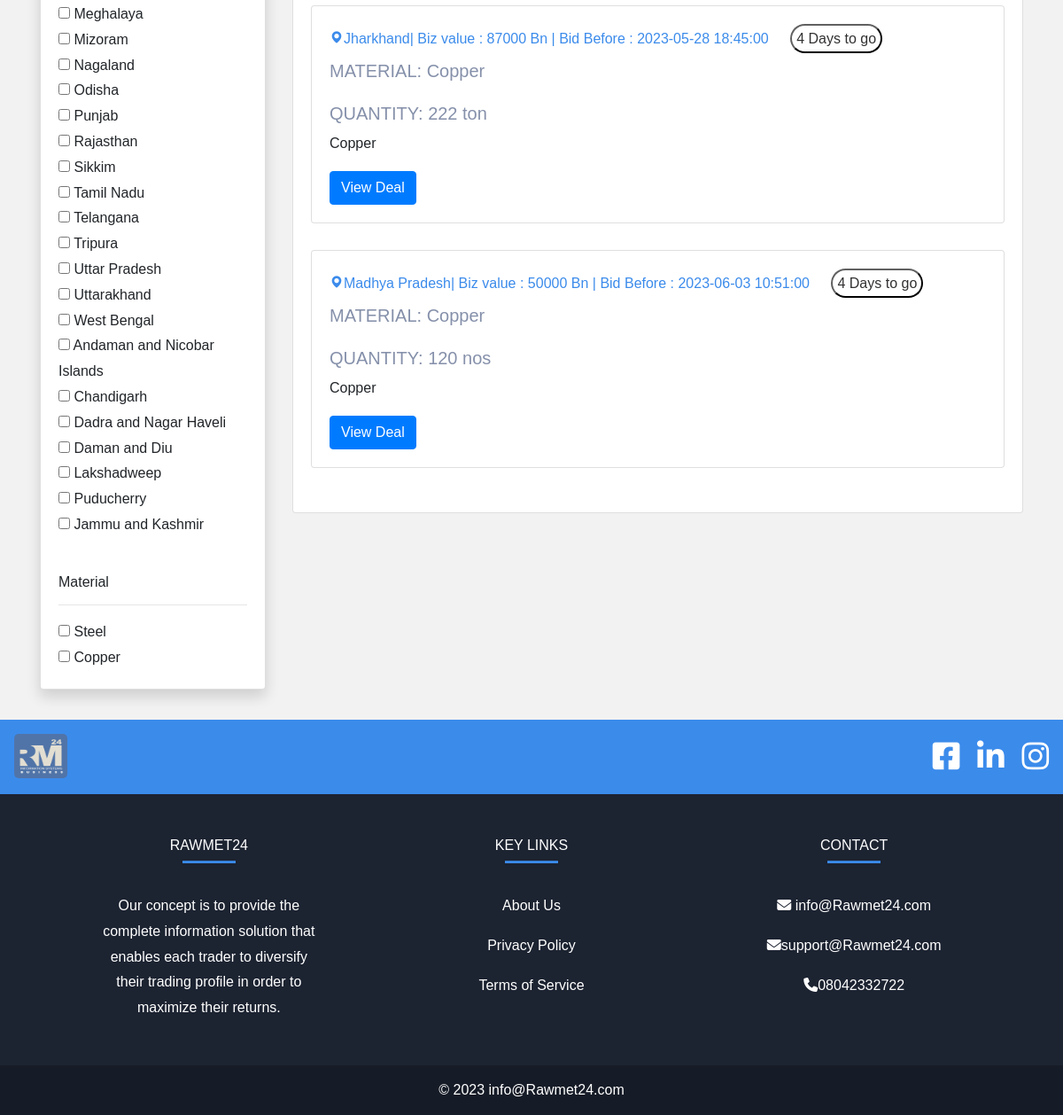
Page /tender/deals.php (lower part) on the earlier database version.
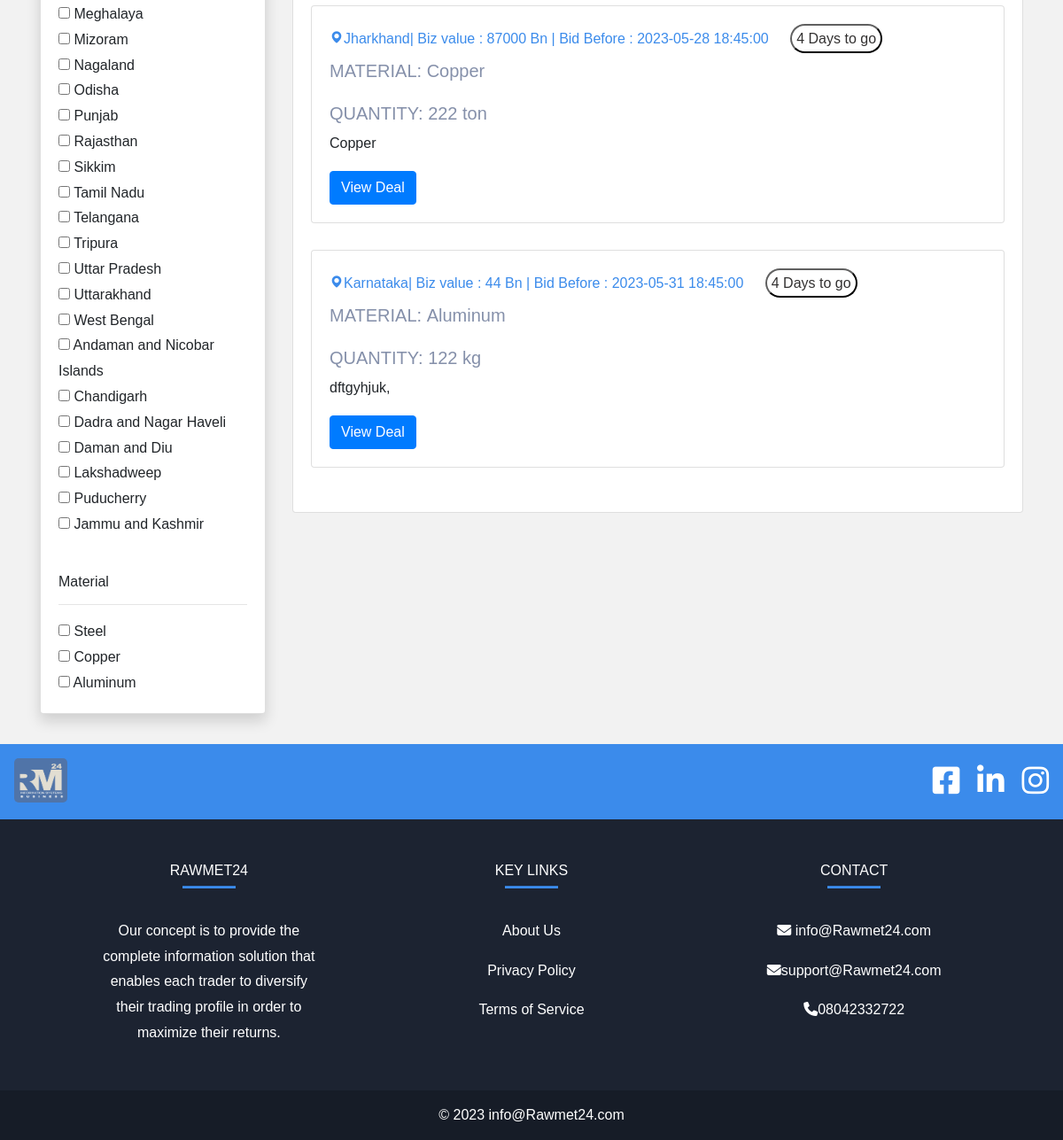
Same page on the later database version.
### tables this page shows
CREATE TABLE `location` (
  `state_id` int(11) NOT NULL,
  `state_name` varchar(50) DEFAULT NULL
);

CREATE TABLE `deals` (
  `id` int(11) NOT NULL,
  `category` varchar(255) DEFAULT NULL,
  `infoId` varchar(255) DEFAULT NULL,
  `ir` varchar(255) DEFAULT NULL,
  `fe` varchar(255) DEFAULT NULL,
  `quantity` varchar(255) NOT NULL,
  `dealValue` varchar(255) NOT NULL,
  `dealDatetime` datetime DEFAULT NULL,
  `docCreatedby` varchar(255) DEFAULT NULL,
  `location` varchar(255) DEFAULT NULL,
  `industrialArea` varchar(255) DEFAULT NULL,
  `companyName` varchar(255) DEFAULT NULL,
  `contactPerson` varchar(255) DEFAULT NULL,
  `email` varchar(255) DEFAULT NULL,
  `address` varchar(255) DEFAULT NULL,
  `city` varchar(255) DEFAULT NULL,
  `state` varchar(255) DEFAULT NULL,
  `contactNumber` varchar(255) DEFAULT NULL,
  `whatsappNumber` varchar(255) DEFAULT NULL,
  `gstin` varchar(255) DEFAULT NULL,
  `orderType` varchar(255) DEFAULT NULL,
  `material` varchar(255) DEFAULT NULL,
  `specification` varchar(255) DEFAULT NULL,
  `dor` datetime DEFAULT NULL,
  `expQuotation` int(25) DEFAULT NULL,
  `img` varchar(300) NOT NULL,
  `filenames` varchar(300) NOT NULL
);

### tender/deals.php (the view, shortened to what the changed rows need)
<?php
include "connect.php";
?>
<!doctype html>
<html lang="en">
  <head>
    <link rel="stylesheet" href="https://cdn.jsdelivr.net/npm/bootstrap@4.0.0/dist/css/bootstrap.min.css">
<link rel="stylesheet" href="https://stackpath.bootstrapcdn.com/font-awesome/4.7.0/css/font-awesome.min.css">
<link rel="stylesheet" href="https://cdnjs.cloudflare.com/ajax/libs/font-awesome/4.7.0/css/font-awesome.min.css">
<link rel="stylesheet" href="css/style.css">
<link rel="stylesheet" href="css/_buttons.scss">
<link rel="stylesheet" href="css/buttons.scss">
<link rel="stylesheet" href="css/auction.css">
<link rel="stylesheet" href="css/reboot.scss">
<link rel="stylesheet" href="https://cdnjs.cloudflare.com/ajax/libs/font-awesome/6.4.0/css/all.min.css">
<link href='https://unpkg.com/boxicons@2.1.4/css/boxicons.min.css' rel='stylesheet'>
<link rel="stylesheet" href="https://cdnjs.cloudflare.com/ajax/libs/font-awesome/4.7.0/css/font-awesome.min.css">
<link rel="stylesheet" type="text/css" href="https://stackpath.bootstrapcdn.com/bootstrap/4.4.1/css/bootstrap.min.css">
<link rel="stylesheet" type="text/css" href="https://pixinvent.com/stack-responsive-bootstrap-4-admin-template/app-assets/css/bootstrap-extended.min.css">
<link rel="stylesheet" type="text/css" href="https://pixinvent.com/stack-responsive-bootstrap-4-admin-template/app-assets/fonts/simple-line-icons/style.min.css">
</head>
</head>
<body>
<section class="home">
  <br>
 <div class="container">
        <div class="row">
            <div class="col-md-3">
                <form action="deals.php?l=" method="GET">
                    <div class="card shadow mt-3">
                        <div class="card-body">
                            <?php
                            $brand_query = "SELECT * FROM location";
                            $brand_query_run = mysqli_query($con, $brand_query);
                            if (mysqli_num_rows($brand_query_run) > 0) {
                                foreach ($brand_query_run as $locationlist) {
                                    ?>
                                    <div id="checkbox">
                                        <input type="checkbox" name="locations" value="<?= $locationlist['state_name']; ?>"
                                            ?>>
                                        <?= $locationlist['state_name']; ?>
                                    </div>
                                    <?php
                                }
                            } else {
                                echo "No locations Found";
                            }
                            ?>
                        </div>
                        <div class="card-body">
                            <h6>Material</h6>
                            <hr>
                            <?php
                            $brand_query = "SELECT DISTINCT material FROM deals";
                            $brand_query_run = mysqli_query($con, $brand_query);
                            if (mysqli_num_rows($brand_query_run) > 0) {
                                foreach ($brand_query_run as $materiallist) {
                                    ?>
                                    <div id="checkbox">
                                        <input type="checkbox" name="materials" value="<?= $materiallist['material']; ?>"
                                            ?>>
                                        <?= $materiallist['material']; ?>
                                    </div>
                                    <?php
                                }
                            } else {
                                echo "No materials Found";
                            }
                            ?>
                        </div>
                    </div>
                </form>
            </div>
            <div class="col-md-9 mt-3">
                <div class="card ">
                    <div class="card-body row">
                        <?php
                        if (isset($_GET['locations'])) {
                            $branchecked = [];
                            $branchecked[0] = $_GET['locations'];
                            foreach ($branchecked as $rowbrand) {
                                 $sql = "SELECT * FROM deals WHERE location='".$rowbrand."'";
                                $result = mysqli_query($con, $sql);
                                if (mysqli_num_rows($result) > 0) {
                                    foreach ($result as $row):
                                        ?>
                                       <div class="col-md-12 grid-margin stretch-card">
                    <div class="card">
                        <div class="card-body">
                                              <h6 style="color:#3b8beb; "> <i class='bx bxs-map'></i><?php echo $row['location'];?>| Biz value : <?php echo $row['expQuotation'];?> Bn | Bid Before : <?php echo $row['dealDatetime'];?> <button style="padding:5px ;border-color: #0c0c0c; border-radius: 20px; color: #333131; background-color: #ffffff; margin-left: 20px;">4 Days to go</button></h6>
                        <h5 style="color:#8590aa; font-family: 'Montserrat', sans-serif;">
                        MATERIAL:&nbsp<?php echo $row['material'];?><br><br>QUANTITY:&nbsp<?php echo $row['quantity'];?>
                        </h5>
    <p><?php echo $row['specification'];?></p>
    <a href="excluedeal_page.php?g=<?php echo $row['id'];?>"><button class="btn btn-primary" type="submit">View Deal</button></a></h6>
                      </div>
                    </div>
                  </div>
                                        <?php
                                    endforeach;
                                }else {
                                  echo "No Items Found";
                              }
                            }
                      }
                         else {
                            $sql = "SELECT * FROM deals";
                            $result = mysqli_query($con, $sql);
                            if (mysqli_num_rows($result) > 0) {
                                foreach ($result as $row):
                                    ?>
                      <div class="col-md-12 grid-margin stretch-card">
                    <div class="card">
                        <div class="card-body">
                                              <h6 style="color:#3b8beb; "> <i class='bx bxs-map'></i><?php echo $row['location'];?>| Biz value : <?php echo $row['expQuotation'];?> Bn | Bid Before : <?php echo $row['dealDatetime'];?> <button style="padding:5px ;border-color: #0c0c0c; border-radius: 20px; color: #333131; background-color: #ffffff; margin-left: 20px;">4 Days to go</button></h6>
                        <h5 style="color:#8590aa; font-family: 'Montserrat', sans-serif;">MATERIAL:&nbsp<?php echo $row['material'];?><br><br>
                        QUANTITY:&nbsp<?php echo $row['quantity'];?></h5>
    <p><?php echo $row['specification'];?></p>
    <a href="deal_page.php?g=<?php echo $row['id'];?>"><button class="btn btn-primary" type="submit">View Deal</button></a></h6>
                      </div>
                    </div>
                  </div>
                                <?php
                                endforeach;
                            } else {
                                echo "No Items Found";
                            }
                        }
                        ?>
                </div>
            </div>
        </div>
    </div>
    </div>
<br>
  </body>
</html>

Differences in the rows shown:
removed deals: location "Madhya Pradesh", expQuotation "50000", dealDatetime "2023-06-03 10:51:00", material "Copper", quantity "120 nos", specification "Copper"
added deals: location "Karnataka", expQuotation "44", dealDatetime "2023-05-31 18:45:00", material "Aluminum", quantity "122 kg", specification "dftgyhjuk,"
Other differences:
new list line: "☐ Aluminum"
